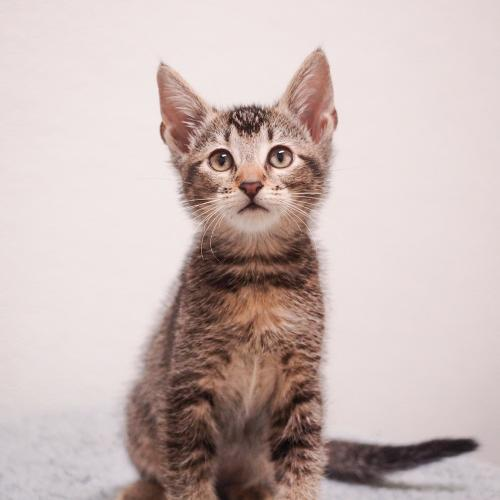
#> input picture cat.jpg, 500 x 500 px, given in place of the camera
$ python 12_camshift.py
#> lines starting #> are read from the running program, lines starting #| are printed output that depends on the picture; after the words box and inside, x2 and y2 are one past the last pixel; in counts of white or black regions, pixels touching at a corner belong together
import numpy as np
import cv2 as cv


#cap = cv.VideoCapture('slow_traffic_small.mp4')
cap = cv.VideoCapture(0)

# take first frame of the video
ret,frame = cap.read()
#> frame is the input picture: shape (500, 500, 3); mean B, G, R 181.5, 184.4, 201.6

# setup initial location of window
x, y, w, h = 300, 300, 50, 50 # simply hardcoded the values
track_window = (x, y, w, h)

# set up the ROI for tracking
roi = frame[y:y+h, x:x+w]
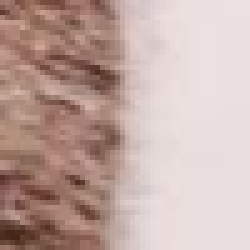
#> roi: shape (50, 50, 3) (shown 5 times larger); mean B, G, R 162.8, 168.9, 193.7
hsv_roi =  cv.cvtColor(roi, cv.COLOR_BGR2HSV)
#> hsv_roi: shape (50, 50, 3); mean H, S, V 4.7, 47.9, 193.7
mask = cv.inRange(hsv_roi, np.array((0., 60.,32.)), np.array((180.,255.,255.)))
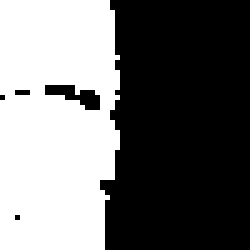
#> mask: shape (50, 50) (shown 5 times larger); 43.7% white; 1 white region, box (x1, y1, x2, y2) and area: (0, 0, 24, 50) 1093
roi_hist = cv.calcHist([hsv_roi],[0],mask,[180],[0,180])
#> roi_hist = 180 values, max 296 at index 7, min 0 at index 12, mean 6.07
cv.normalize(roi_hist,roi_hist,0,255,cv.NORM_MINMAX)

# Setup the termination criteria, either 10 iteration or move by atleast 1 pt
term_crit = ( cv.TERM_CRITERIA_EPS | cv.TERM_CRITERIA_COUNT, 10, 1 )

while(1):
    ret, frame = cap.read()

    if ret == True:
        hsv = cv.cvtColor(frame, cv.COLOR_BGR2HSV)
#> hsv: shape (500, 500, 3); mean H, S, V 19.2, 34.4, 201.6
        dst = cv.calcBackProject([hsv],[0],roi_hist,[0,180],1)
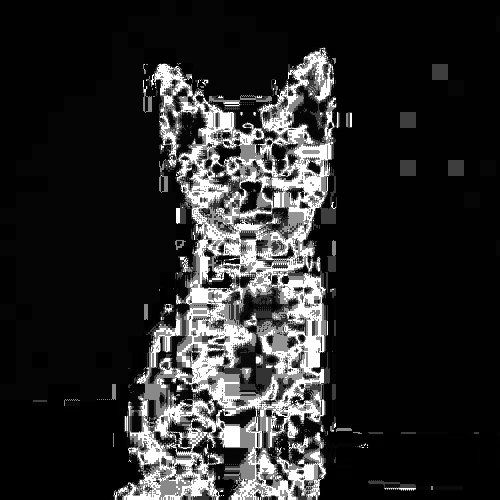
#> dst: shape (500, 500); min 0, max 255, mean 40.7

        # apply camshift to get the new location
        ret, track_window = cv.CamShift(dst, track_window, term_crit)
#> ret = ((301, 326), (60.9, 82.64), 8.39); track_window = (270, 284, 62, 84)

        # Draw it on image
        pts = cv.boxPoints(ret)
#> pts = [[264.9, 362.4], [276.9, 280.7], [337.1, 289.6], [325.1, 371.3]]
        pts = np.int0(pts)
#> pts = [[264, 362], [276, 280], [337, 289], [325, 371]]
        img2 = cv.polylines(frame,[pts],True, 255,2)
        cv.imshow('img2',img2)

        k = cv.waitKey(30) & 0xff
#> (key Esc is pressed here)
        if k == 27:
            break
    else:
        break
